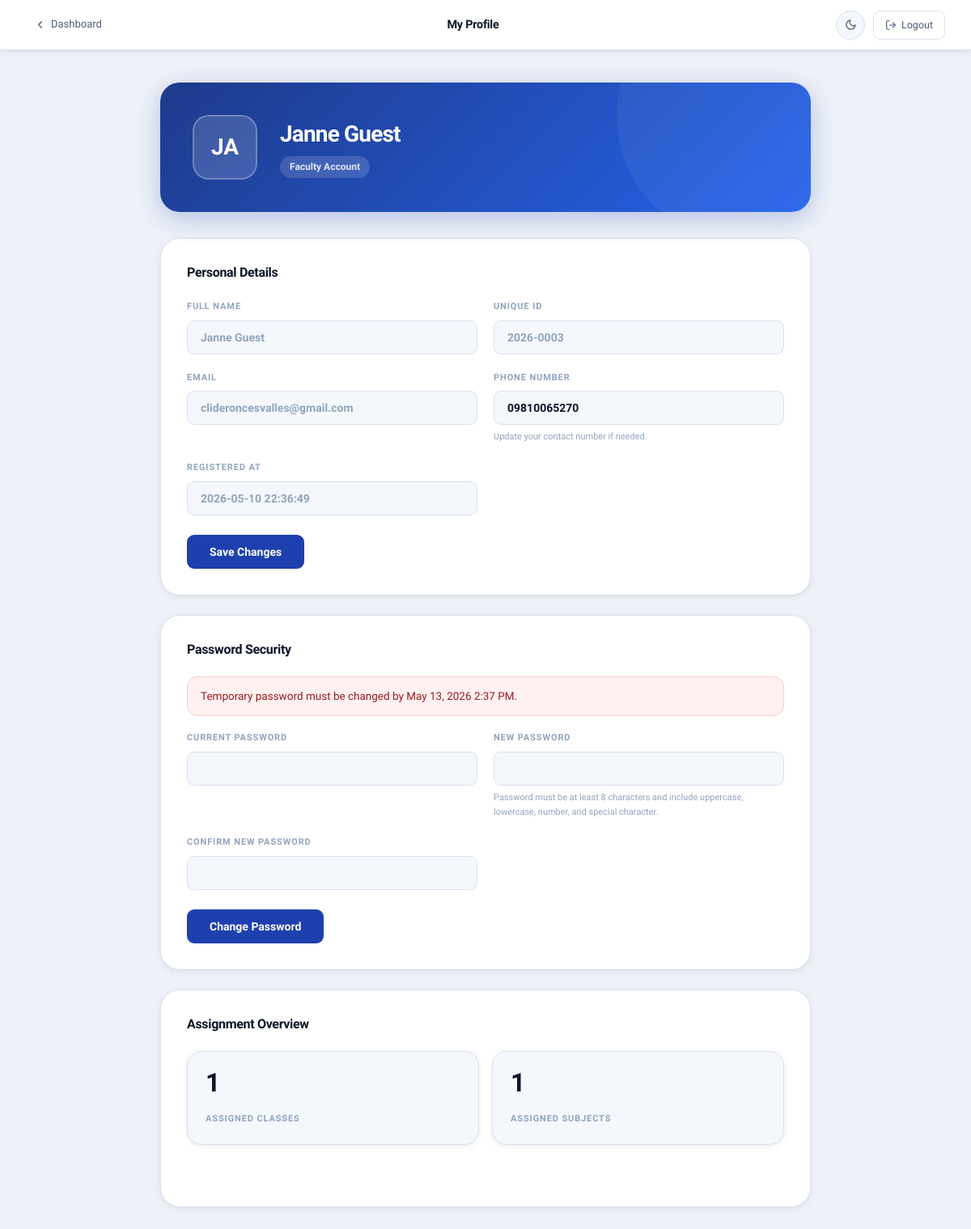
The app's page /role_faculty_profile.php?error=empty_fields (signed in) with its own data.
### tables this page shows
CREATE TABLE `users` (
  `id` int(10) UNSIGNED NOT NULL,
  `request_id` varchar(20) NOT NULL COMMENT 'Temp registration ID (REQ-XXXXXXXX), kept for audit trail',
  `authorized_person_id` varchar(36) DEFAULT NULL,
  `firstname` varchar(100) NOT NULL,
  `lastname` varchar(100) NOT NULL,
  `fullname` varchar(201) NOT NULL,
  `phonenumber` varchar(255) NOT NULL COMMENT 'Encrypted at application layer',
  `username` varchar(10) NOT NULL COMMENT 'Permanent ID — YY-XXXX format — set once on approval, NEVER updated',
  `email` varchar(255) NOT NULL COMMENT 'Encrypted at application layer',
  `password` varchar(255) DEFAULT NULL COMMENT 'bcrypt hash — NULL until approved',
  `role` enum('student','faculty','admin') NOT NULL,
  `status` enum('pending','active','disabled') NOT NULL DEFAULT 'pending',
  `activation_request` tinyint(1) NOT NULL DEFAULT 1,
  `registered_at` datetime NOT NULL DEFAULT current_timestamp(),
  `activated_at` datetime DEFAULT NULL COMMENT 'Set when admin approves the account',
  `must_change_password` tinyint(1) NOT NULL DEFAULT 0,
  `temp_password_expires_at` int(11) DEFAULT NULL,
  `disabled_reason` varchar(100) DEFAULT NULL,
  `disabled_at` datetime DEFAULT NULL,
  `otp` varchar(6) DEFAULT NULL,
  `otp_expiry` int(11) DEFAULT NULL,
  `disabled_by` varchar(100) DEFAULT NULL,
  `enabled_by` varchar(100) DEFAULT NULL,
  `enabled_at` datetime DEFAULT NULL,
  `password_changed_at` datetime DEFAULT NULL
);

### cryptograph_process.php (called while the page is built, shortened)
<?php
function decryptData($data) {
    $key = hash('sha256', SECRET_KEY);
    $iv = substr(hash('sha256', 'iv_secret'), 0, 16);
    return openssl_decrypt($data, 'AES-256-CBC', $key, 0, $iv);
}
?>

### auth_helpers.php (called while the page is built, shortened)
<?php
require_once __DIR__ . '/cryptograph_process.php';
function passwordPolicyMessage(): string
{
    return 'Password must be at least 8 characters and include uppercase, lowercase, number, and special character.';
}

### role_faculty_profile.php (the view, shortened to what this page needs)
<?php
require 'auth_helpers.php';
$username = $_SESSION['username'];
require_once __DIR__ . '/db.php';
$stmt = $pdo->prepare("SELECT * FROM users WHERE username = ? LIMIT 1");
$stmt->execute([$username]);
$currentUser = $stmt->fetch(PDO::FETCH_ASSOC);
$enrolledClasses = $pdo->prepare(
    "SELECT DISTINCT c.* FROM classes c
     INNER JOIN subjects s ON s.class_id = c.id
     WHERE s.faculty = ?"
);
$enrolledClasses->execute([$username]);
$enrolledClassList = $enrolledClasses->fetchAll(PDO::FETCH_ASSOC);
$subStmt = $pdo->prepare("SELECT COUNT(*) FROM subjects WHERE faculty = ?");
$subStmt->execute([$username]);
$subjectsCount = (int)$subStmt->fetchColumn();
$displayName        = $currentUser['display_name'] ?? $currentUser['fullname'] ?? $username;
$fullname           = $currentUser['fullname'] ?? '';
$email              = decryptData($currentUser['email'] ?? '');
$phone              = decryptData($currentUser['phonenumber'] ?? '');
$registeredAt       = $currentUser['registered_at'] ?? '-';
$initials           = strtoupper(substr($displayName, 0, 2));
$mustChangePassword = !empty($currentUser['must_change_password']);
$passwordDeadline   = !empty($currentUser['temp_password_expires_at'])
                      ? date('M j, Y g:i A', (int)$currentUser['temp_password_expires_at'])
                      : null;
?>
<!DOCTYPE html>
<html lang="en">
<head>
    <link rel="stylesheet" href="style.css">
</head>
<body>
<div class="page-wrapper">
    <header class="page-header">
        <a href="dashboard.php" class="page-header-back">
            <svg viewBox="0 0 24 24" fill="none" stroke="currentColor" stroke-width="2.5"><polyline points="15 18 9 12 15 6"/></svg>
            Dashboard
        </a>
        <span class="page-header-title">My Profile</span>
        <div class="header-actions">
            <button class="theme-toggle" aria-label="Toggle theme">
                <svg class="icon-moon" viewBox="0 0 24 24" fill="none" stroke="currentColor" stroke-width="2"><path d="M21 12.79A9 9 0 1 1 11.21 3 7 7 0 0 0 21 12.79z"/></svg>
            </button>
            <a href="logout.php" class="logout-btn">
                <svg viewBox="0 0 24 24" width="13" height="13" fill="none" stroke="currentColor" stroke-width="2" stroke-linecap="round" stroke-linejoin="round"><path d="M9 21H5a2 2 0 0 1-2-2V5a2 2 0 0 1 2-2h4"/><polyline points="16 17 21 12 16 7"/><line x1="21" y1="12" x2="9" y2="12"/></svg>
                Logout
            </a>
        </div>
    </header>
    <main class="page-content">
        <section class="profile-hero">
            <div class="profile-avatar-lg"><?= htmlspecialchars($initials) ?></div>
            <div class="profile-hero-text">
                <div class="profile-hero-name"><?= htmlspecialchars($displayName) ?></div>
                <div class="profile-hero-role">Faculty Account</div>
            </div>
        </section>
        <section class="profile-section">
            <h2 class="profile-section-title">Personal Details</h2>
            <form method="POST">
                <div class="form-grid">
                    <div class="form-field">
                        <label>Full Name</label>
                        <input type="text" value="<?= htmlspecialchars($fullname) ?>" disabled>
                    </div>
                    <div class="form-field">
                        <label>Unique ID</label>
                        <input type="text" value="<?= htmlspecialchars($username) ?>" disabled>
                    </div>
                    <div class="form-field">
                        <label>Email</label>
                        <input type="text" value="<?= htmlspecialchars($email) ?>" disabled>
                    </div>
                    <div class="form-field">
                        <label>Phone Number</label>
                        <input type="text" name="phonenumber" value="<?= htmlspecialchars($phone) ?>" placeholder="+63...">
                        <div class="field-hint">Update your contact number if needed.</div>
                    </div>
                    <div class="form-field">
                        <label>Registered At</label>
                        <input type="text" value="<?= htmlspecialchars($registeredAt) ?>" disabled>
                    </div>
                </div>
                <button type="submit" name="save_profile" class="save-btn">Save Changes</button>
            </form>
        </section>
        <section class="profile-section">
            <h2 class="profile-section-title">Password Security</h2>
            <?php if ($mustChangePassword && $passwordDeadline): ?>
                <div class="alert alert-error">Temporary password must be changed by <?= htmlspecialchars($passwordDeadline) ?>.</div>
            <?php endif; ?>
            <form method="POST">
                <div class="form-grid">
                    <div class="form-field">
                        <label>Current Password</label>
                        <input type="password" name="current_password" required>
                    </div>
                    <div class="form-field">
                        <label>New Password</label>
                        <input type="password" name="new_password" required>
                        <div class="field-hint"><?= htmlspecialchars(passwordPolicyMessage()) ?></div>
                    </div>
                    <div class="form-field">
                        <label>Confirm New Password</label>
                        <input type="password" name="confirm_password" required>
                    </div>
                </div>
                <button type="submit" name="change_password" class="save-btn">Change Password</button>
            </form>
        </section>
        <section class="profile-section">
            <h2 class="profile-section-title">Assignment Overview</h2>
            <div class="stats-grid">
                <div class="stat-card">
                    <div class="stat-value"><?= count($enrolledClassList) ?></div>
                    <div class="stat-label">Assigned Classes</div>
                </div>
                <div class="stat-card">
                    <div class="stat-value"><?= $subjectsCount ?></div>
                    <div class="stat-label">Assigned Subjects</div>
                </div>
            </div>
        </section>
    </main>
</div>
</body>
</html>

### role_faculty_profile.php (style rules this page uses)
.page-content { max-width: 860px; padding: 40px 28px; }
.profile-hero { background: linear-gradient(135deg, #1e3a8a 0%, #2563eb 100%); border-radius: var(--radius-xl); padding: 40px; display: flex; align-items: center; gap: 28px; margin-bottom: 32px; position: relative; overflow: hidden; box-shadow: 0 8px 32px rgba(30,64,175,0.28); }
.profile-hero::after { content: ''; position: absolute; width: 320px; height: 320px; border-radius: 50%; background: rgba(255,255,255,0.05); top: -120px; right: -80px; }
.profile-avatar-lg { width: 80px; height: 80px; border-radius: 20px; background: rgba(255,255,255,0.15); border: 2px solid rgba(255,255,255,0.25); display: flex; align-items: center; justify-content: center; font-size: 28px; font-weight: 800; color: #fff; flex-shrink: 0; font-family: 'Sora', sans-serif; position: relative; z-index: 1; }
.profile-hero-text { position: relative; z-index: 1; }
.profile-hero-name { font-family: 'Sora', sans-serif; font-size: 28px; font-weight: 800; color: #fff; letter-spacing: -0.03em; margin-bottom: 4px; }
.profile-hero-role { display: inline-flex; align-items: center; gap: 6px; background: rgba(255,255,255,0.15); border-radius: 999px; padding: 4px 12px; font-size: 12px; font-weight: 700; color: rgba(255,255,255,0.85); }
.profile-section { background: var(--surface); border: 1.5px solid var(--border); border-radius: var(--radius-xl); padding: 32px; margin-bottom: 24px; box-shadow: var(--shadow-sm); }
.profile-section-title { font-family: 'Sora', sans-serif; font-size: 16px; font-weight: 800; letter-spacing: -0.02em; color: var(--text-primary); margin-bottom: 24px; }
.form-grid { display: grid; grid-template-columns: 1fr 1fr; gap: 20px; }
.form-field label { display: block; font-size: 11px; font-weight: 800; text-transform: uppercase; letter-spacing: 0.08em; color: var(--text-muted); margin-bottom: 8px; }
.form-field input { width: 100%; padding: 12px 16px; background: var(--surface-2); border: 1.5px solid var(--border); border-radius: var(--radius-sm); font-family: 'Sora', sans-serif; font-size: 14px; font-weight: 600; color: var(--text-primary); outline: none; transition: border-color 0.18s; box-sizing: border-box; }
.form-field input:disabled { color: var(--text-muted); cursor: not-allowed; }
.field-hint { font-size: 11px; color: var(--text-muted); margin-top: 6px; }
.save-btn { margin-top: 24px; display: inline-flex; align-items: center; gap: 8px; padding: 13px 28px; background: var(--accent); color: #fff; border: none; border-radius: var(--radius-sm); font-family: 'Sora', sans-serif; font-size: 14px; font-weight: 700; cursor: pointer; transition: background 0.18s; }
.stats-grid { display: grid; grid-template-columns: repeat(2, minmax(0, 1fr)); gap: 16px; }
.stat-card { background: var(--surface-2); border: 1.5px solid var(--border); border-radius: var(--radius-lg); padding: 22px; }
.stat-value { font-size: 32px; font-weight: 800; color: var(--text-primary); font-family: 'Sora', sans-serif; line-height: 1; }
.stat-label { font-size: 11px; font-weight: 700; text-transform: uppercase; letter-spacing: 0.08em; color: var(--text-muted); margin-top: 6px; }

### records on screen
users: fullname "JA", fullname "Janne Guest", email "clideroncesvalles@gmail.com", phonenumber "09810065270", registered_at "2026-05-10 22:36:49", temp_password_expires_at "May 13, 2026 2:37 PM"

### other values on screen
passwordPolicyMessage() "Password must be at least 8 characters and include uppercase, lowercase, number, and special character."
count($enrolledClassList) "1"
$subjectsCount "1"
